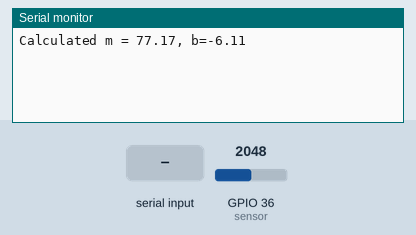
Simulated run of this sketch. Board: ESP32. Shown: the last lines printed to the serial monitor. Inputs (shaded band) come from the test bench; at power-on: GPIO 36 (sensor) = 2048.

Above: at 1.2 s.
1.3 s: "?" received over Serial
At 2.3 s:
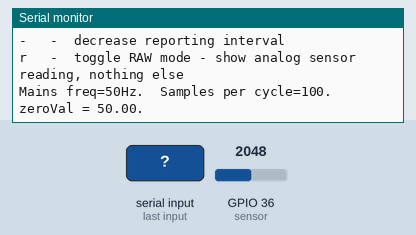
2.8 s: "r90\n" received over Serial
At 3.5 s:
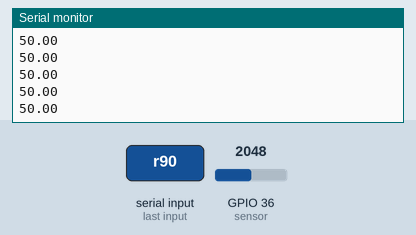
4.7 s: GPIO 36 (sensor) set to 2866
At 5.7 s:
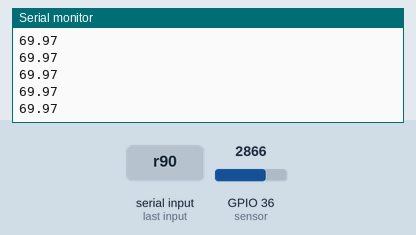
6.2 s: GPIO 36 (sensor) set to 3603
Timing chart, 0 to 6.8 s (numbered marks = the images above; inputs shaded):
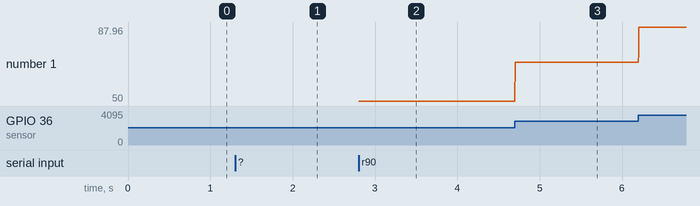

The sketch:

CT_Clamp.ino
```cpp
// Pete Wentworth, December 2019
// A playpen to sense, and make sense of, output from an SCT-013-030 Current Clamp Reader

#define ESP32

#include "ledOutput.h"
#include "Utils.h"
#include "WaveIntegrator.h"

const int mainsFrequency = 50;
const int numSamplesPerCycle = 100;
long timeBetweenClampSamples =
  (long) ((1000000.0 / mainsFrequency) / numSamplesPerCycle);
long nextSampleDue = 0;        // The timing here is in microsecs


#ifdef ESP32
const int ADC_Range = 4096;
const int sensor = 36;
const int smoothingReads = 4;
#else

// Set this to the midpoint of the ADC sample range for your hardware.
const int ADC_Range = 1024;
const int sensor = A0;
const int smoothingReads = 1;
#endif

WaveIntegrator theIntegrator(numSamplesPerCycle);


int cyclesUntilNextReport = 0;        // This counts down on each completed mains cycle, till the report becomes due.

const int maxIntervalSteps = 7; // A little table that lets us interactively change reporting frequency to every cycle, each half second, each second, etc...
int cyclesBetweenReports [maxIntervalSteps] = { 1, mainsFrequency / 2, mainsFrequency * 1, mainsFrequency * 2, mainsFrequency * 10, mainsFrequency * 30, mainsFrequency * 60 };

int reportingIndex = 3;         // We'll start off at one report every two seconds.

int reportingStyle = 3;         // How verbose do you want your reporting output to be?

bool rawMode = false;           // Don't interpret or analyze any data - just show raw ADC readings.

bool extraInfo = false;         // Experimental / diagnostic

// In a reporting period (which can be say 50 mains cycles or 5000 mains cycles)
// we sum up data from each cycle and report a smoothed average.

double sumOfHighPeaks, sumOfLowPeaks, sumOfHighHalf, sumOfLowHalf, sumOfBothHalves;

void resetForNextCycle() {
  cyclesUntilNextReport = cyclesBetweenReports[reportingIndex];
  sumOfHighPeaks = 0;
  sumOfLowPeaks = 0;
  sumOfBothHalves = 0;
  sumOfLowHalf = 0;
  sumOfHighHalf = 0;
  sumOfBothHalves = 0;
}

void setup() {
  Serial.begin(115200);
  ledBegin();

#ifdef ESP32

  pinMode(sensor, INPUT);
// ADC_0db: sets no attenuation (1V input = ADC reading of 1088).
// ADC_2_5db: sets an attenuation of 1.34 (1V input = ADC reading of 2086).
// ADC_6db: sets an attenuation of 1.5 (1V input = ADC reading of 2975).
// ADC_11db: sets an attenuation of 3.6 (1V input = ADC reading of 3959).


  analogSetPinAttenuation(sensor, ADC_0db);
  /*
  int val0 = analogRead(sensor);

  analogSetPinAttenuation(sensor, ADC_2_5db);
  int val1 = analogRead(sensor);

  analogSetPinAttenuation(sensor, ADC_6db);
  int val2 = analogRead(sensor);

  analogSetPinAttenuation(sensor, ADC_11db);
  int val3 = analogRead(sensor);
  printf("Sensor value: %d @ 0db, %d @ 2.5db, %d @ 6db %d @ 11db\n", val0, val1, val2, val3);
   */

#else
  // On Uno, make the ADC more sensitive, based on AREF voltage which should be 1.2V.
  // This also puts the said 1.2V onto the AREF pin, so we can use that to bias the
  // clamp's midpoint voltage.
  analogReference(INTERNAL);
    pinMode(sensor, INPUT);
#endif


  findBestFitStraightLine();

  resetForNextCycle();
}


void showHelp()
{
  sayf("SCT-013-030 Current Clamp Reader (%s %s)\n%s\n", __DATE__, __TIME__, __FILE__);
  Serial.println("?   -  this help");
  Serial.println("0   -  no reporting");
  Serial.println("1   -  show waveArea? value (averaged over reporting cycles)");
  Serial.println("2   -  show above with Watts (averaged over reporting cycles)");
  Serial.println("3   -  show more detail with half-cycles, etc");
  Serial.println("+   -  increase reporting interval: 1/f, 0.5sec, 1sec, ... ");
  Serial.println("-   -  decrease reporting interval");
  Serial.println("r   -  toggle RAW mode - show analog sensor reading, nothing else");
  sayf("Mains freq=%dHz.  Samples per cycle=%d.  zeroVal = %f.\n",
       mainsFrequency,  numSamplesPerCycle, theIntegrator.zeroVal);
}

void processInputFromUser()
{
  // This software is really a lab playpen, so having infrastructure to let
  // the user interactively tweak things is useful.

  int n;
  if (Serial.available() > 0) {
    n = Serial.read();
    switch (n) {

      case '?': case 'h': showHelp();  break;
      case 'r': rawMode = !rawMode;  break;
      case 'x': extraInfo = !extraInfo; break;
      case '0': reportingStyle = 0;  break;
      case '1': reportingStyle = 1;  break;
      case '2': reportingStyle = 2;  break;
      case '3': reportingStyle = 3;  break;
      case '4': reportingStyle = 4;  break;

      case '+' : if (reportingIndex + 1 < maxIntervalSteps) reportingIndex++;
        resetForNextCycle();
        break;

      case '-' : if (reportingIndex > 0) reportingIndex--;
        resetForNextCycle();
        break;
    }
  }
}

void loop() {

  // This "polled" style of main loop is similar to by Microsoft's XNA framework.
  // I don't generally use delay() or interrupts or timers.  The main loop runs
  // as fast as it can, gets the current time (as accurately as it can), and
  // keeps track of when things are due to happen.  It makes it easier to
  // add other stuff like "sample the temperature every minute" or sample the
  // mains voltage.

  long timeNow = micros();

  if (timeNow >= nextSampleDue) {

    nextSampleDue += timeBetweenClampSamples;

    double val = 0;
    // Take the sample, with a couple of ADC reads.
    // Some reports say that changing the ADC channel (say A0 to A1)
    // sometimes gives a false reading on the first sample.
    for (int n = 0; n < smoothingReads; n++) {
      val += analogRead(sensor);
    }
    val /= smoothingReads;
    // Normalize reading into percentage of fullscale range [0..100) for all hardware ADCs
    val = (val * 100.0) / ADC_Range;

    if (rawMode) {
      Serial.println(val);
    }
    else {

      bool cycleComplete = theIntegrator.addReading(timeNow, val);

      if (cycleComplete) {

        if (extraInfo) {  // playpen stuff
          sayf("Extra: loSum=%f  hiSum=%f loPeak=%f   hiPeak=%f\n",
               theIntegrator.lowHalf,   theIntegrator.highHalf,
               theIntegrator.lowPeak,   theIntegrator.highPeak);
        }

        sumOfBothHalves += theIntegrator.bothHalves;

        // more diagnostic stuff:
        sumOfHighHalf += theIntegrator.highHalf;
        sumOfLowHalf += theIntegrator.lowHalf;
        sumOfHighPeaks += theIntegrator.highPeak;
        sumOfLowPeaks += theIntegrator.lowPeak;

        if (--cyclesUntilNextReport <= 0) {

          cyclesUntilNextReport = cyclesBetweenReports[reportingIndex];
          double waveArea = sumOfBothHalves / numSamplesPerCycle / cyclesUntilNextReport;

          // The numbers we get are pretty meaningless, until we convert them to
          // a watts reading.  But the important thing is they must change, and be
          // sensitive, to changes in the load.  This seems to do the trick reasonably.

          double highHalfAvg = sumOfHighHalf / numSamplesPerCycle / cyclesUntilNextReport;
          double lowHalfAvg =  sumOfLowHalf / numSamplesPerCycle / cyclesUntilNextReport;
          long highPeakAvg = (long ) (sumOfHighPeaks / cyclesUntilNextReport);
          long lowPeakAvg = (long ) (sumOfLowPeaks / cyclesUntilNextReport);
          long peakToPeak = highPeakAvg - lowPeakAvg;


          resetForNextCycle();

          double watts1 = toWatts(waveArea);
          double watts2 = toWatts2(waveArea);

          switch (reportingStyle) {

            case 0: break;
            case 1:
              sayf("%f\n", waveArea);
              break;
            case 2:
              sayf("waveArea: %f --> %f Watts\n",  waveArea, watts1);
              displayDouble(watts1, 6, 2, 2);
              break;
            case 3:
              sayf("two halves: %6.3f %6.3f (lopsided by %6.3f) zeroVal=%7.4f   waveArea=%6.3f --> %6.2f Watts\n",
                   lowHalfAvg,  highHalfAvg , lowHalfAvg + highHalfAvg,  theIntegrator.zeroVal, waveArea, watts1 );
              break;

            case 4:
              sayf("waveArea: %f --> %f Watts (or %f Watts)\n",  waveArea, watts1, watts2);
              break;
          }
        }
      }
    }
  }

  processInputFromUser();

}
```

Utils.h
```cpp
#pragma once


// Pete Wentworth, December 2019


// I'm a fanboy of printf and doubles, and anti-fanboy
// of cramping my style on a Uno. However ...
// Here is my own lightweight minimal workaround for the Uno.
// It does very simple format string interpretation,
// recognizing only text and special conversion for
// %d  %ld  %[.d]f  %c  %s  %%
// floats always get a fixed number of decimal places.

void sayf(const char *fmt, ...) {
  va_list args;
  va_start(args, fmt);
  int count = 0;
  while (*fmt != '\0') {
    count++;
    // Serial.print(count); Serial.print(" "); Serial.println(*fmt);
    if (*fmt == '%') {
      ++fmt;
      if (*fmt == '%') {
        Serial.print('%');
      }
      else  if (*fmt == 'd') {
        int iv = va_arg(args, int);
        Serial.print(iv);
      }
      else if (*fmt == 'l') {
        ++fmt; // assume it says %ld
        long lv = va_arg(args, long);
        Serial.print(lv);
      }
      else if (*fmt == 'c') {
        char cv = va_arg(args, int);
        Serial.print(cv);
      }
      else if (*fmt == 's') {

        char *sv = va_arg(args, char *);
        Serial.print(sv);

      }
      else // we only allow [[width].[precision]f
        // where both width and precision can only be single digits
      {
        int width = 0; // default

        if (isDigit(*fmt)) // we have a width
        {
          width = *fmt - '0';
          ++fmt;
        }
        int precision = 2; // default
        if (*fmt == '.') // we have a precsion
        { ++fmt;
          precision = *fmt - '0';
          ++fmt;
        }
        if (*fmt == 'f') {
          double dv = va_arg(args, double);
          char buf[15];
          dtostrf(dv , width, precision, buf);
          Serial.print(buf);
        }
      }
    }
    else // it is just a standard non-escaped character, echo it to output
    {
      Serial.print(*fmt);
    }
    ++fmt;
  }
  va_end(args);
}


// Linear interpolate readings to Watts.
// Using a mapping table lets us cater for non-linearity in the ADC conversions,
// or in the sensor itself.  So to calibrate, you need to have some
// independent way of accurately measuring the watts.  Then fill numbers
// into the table below.  The first and last entry are chosen so that
// we cannot fall off the end of the table when searching.

#ifdef ESP32

const int numRefPts = 18;  // each x,y takes two slots in the array
const double xs[numRefPts] =  {
  // reading -> watts
  -0.001,   2.0,     // dummy first table entry, calculated
  0.2,      2.1,
  0.271,   10,
  0.384,  23.3,
  0.739, 58.6,
  15.28, 1194,
  23.4,  1778,
  35.00,  2700,
  350,    27000    // dummy last table entry, calculated

};

#else

const int numRefPts = 20;  // each x,y takes two slots in the array
const double xs[numRefPts] =  {
  // reading -> watts
  -0.001,   2.1,     // dummy first table entry, calculated
  0.006,   2.2,
  0.119,   10.8,
  0.266,  25.5,
  0.531, 52.0,
  0.641, 62.3,
  12.29, 1104,
  21.29,  1855,
  33.141,  2820,
  331.41, 28200    // dummy last table entry, calculated
};

#endif

double toWatts(double x)
{
  int p = 2;
  while (xs[p] <= x) p += 2; // find first position of even p so that xs[p] is bigger than x.
  // The value we want lies between indexes p-2 and p in our table.   So interpolate.
  double f = (double)(x - xs[p - 2]) / (double)(xs[p] - xs[p - 2]); // 0 <= f < 1
  double result = xs[p - 1] + f * (xs[p + 1] - xs[p - 1]);

  return result;
}

// Find straight line through the XY points, using
// https://www.varsitytutors.com/hotmath/hotmath_help/topics/line-of-best-fit

double slopeM;
double interceptB;

void findBestFitStraightLine()
{
  // Ignore dummy points on ends of table, and account for fact that
  // x and y points are interleaved in a single table.
  double xMean = 0;
  double yMean = 0;
  for (int i = 2; i < numRefPts - 2; i = i + 2) {
    xMean += xs[i];
    yMean += xs[i + 1];
  }
  int n = (numRefPts - 4) / 2;
  xMean = xMean / n;
  yMean = yMean / n;
  double sumDeviations = 0;
  double sumXDiffSq = 0;
  for (int i = 2; i < numRefPts - 2; i = i + 2) {
    double xDiff = (xs[i] - xMean);
    sumDeviations += xDiff * (xs[i + 1] - yMean);
    sumXDiffSq += xDiff * xDiff;
  }

  slopeM = sumDeviations / sumXDiffSq;
  interceptB = yMean - slopeM * xMean;

  sayf("Calculated m = %f, b=%f\n", slopeM, interceptB);
}

double toWatts2(double x)  // use straight line assumption
{
  return interceptB + slopeM * x;
}
```

WaveIntegrator.h
```cpp
#pragma once

// Analyze a mains-derived sine wave, one cycle at a time.
// Intended usage: to estimate power usage, both by finding peaks
// during each mains cycle, and by integrating the area under the wave.
// Devices that chop or PWM the A/C wave (leading or trailing edge dimmers, the triac
// in a temperature-adjustable soldering iron, etc.) are should get more accurate
// results if we integrate rather than just do peak detection, because the wave
// we see is no longer a pure sine wave/

// Pete Wentworth, December 2019

class WaveIntegrator
{
  private:

    int readingsInCycle;      // determined by main program
    int numReadingsToGo;      // counts down to 0, when the A/C cycle is complete.
    bool cycleDataReady;
    double longTermErrorEstimate = 0;

  public:

    double zeroVal;           // estimate of ADC reading when no A/C wave is present.
    double highHalf;          // sum of each  (ADC - zeroVal) which is positive
    double lowHalf;           // sum of each  (ADC - zeroVal) which is negative
    double bothHalves;        // combined halves with balancing, set at end of cycle
    double highPeak;          // max of (ADC - zeroVal), should be a positive value
    double lowPeak;           // min of (ADC - zeroVal), should be a negative value

  private:
    void reset() {
      highHalf = 0;
      lowHalf = 0;
      highPeak = 0;
      lowPeak = 0;
      numReadingsToGo = readingsInCycle;
    }

  public:

    WaveIntegrator(int readingsPerCycle)
    { readingsInCycle = readingsPerCycle;
      zeroVal = 50.0;
    }

    // Returns true if data from the cycle is ready, false otherwise
    bool addReading(long timeNow, double sensorVal) {

      if (numReadingsToGo <= 0) reset();

      double dval = sensorVal - zeroVal;
      if (dval > 0) {
        highHalf += dval;
        if (dval > highPeak) {
          highPeak = dval;
        }
      }
      else if (dval < 0) {  // process the negative half of the sine wave
        lowHalf += dval;
        if (dval < lowPeak) {
          lowPeak = dval;
        }
      }

      if (--numReadingsToGo <= 0) {  // Don't clear values until the caller has seen them.

        bothHalves = highHalf - lowHalf;    // Sum of two halves of the wave.

        // If zeroValue is slightly off, the low and high sums over the
        // cycle become unbalanced.  In an ideal world, we should get highHalf + lowHalf == 0.
        // Any difference is the error component or noise.

        double err = highHalf + lowHalf;
        // Slowly drift our assummed zeroVal in respose to the errors we see.
        // This should let the system learn the midpoint dynamically.
        // So the software will compensate for balance resistors in the circuit
        // that are not precidely matched.
        zeroVal += (err / readingsInCycle) * 0.02;

        return true;
      }
      return false;  // no results for this cycle yet.
    }
};
```

ledOutput.h
```cpp
#pragma once

// if you don't have hardware, do nothing ...

#ifdef ESP32
#define displayDouble(...)
#define ledBegin()
#else

#include <LedControl.h>

// Create a new LedControl for 1 device ...
LedControl ledDisplay = LedControl(6, 4, 5, 1); // Data, Clk, CS, Numdevices

// This is about an 8-segment LED, not 8x8 pixels

const int numDigits = 8;  // this is for 8 position 8-segment leds, index 0 on the right.

void ledBegin()
{
  ledDisplay.shutdown(0, false);
  ledDisplay.setIntensity(0, 7); // 15 = brightest
}

void displayDouble(double x, int width, int precision, int atPos)  // atPos 0 is rightmost
{
  ledDisplay.clearDisplay(0);
  char buf[15];
  dtostrf(x, width + 1, precision, buf);
 // Serial.println(buf);
  int pBuf = 0;
  int pDisp = width+atPos-1;
  while (pBuf < width + 1) {
    char c = buf[pBuf++];
    bool showPoint = buf[pBuf] == '.';
    ledDisplay.setChar(0, pDisp--, c, showPoint);
    if (showPoint) pBuf++;
  }
}
#endif
```

Measured:
- after the input at 1.3 s, the serial monitor: prints a new line at once (image 1)
- after the input at 2.8 s, the serial monitor: prints a new line at once (image 2)
- after the input at 4.7 s, the serial monitor: prints a new line at once (image 3)
- plotted number 1: 50 → 69.97 after the input at 4.7 s, 69.97 → 87.96 after the input at 6.2 s
